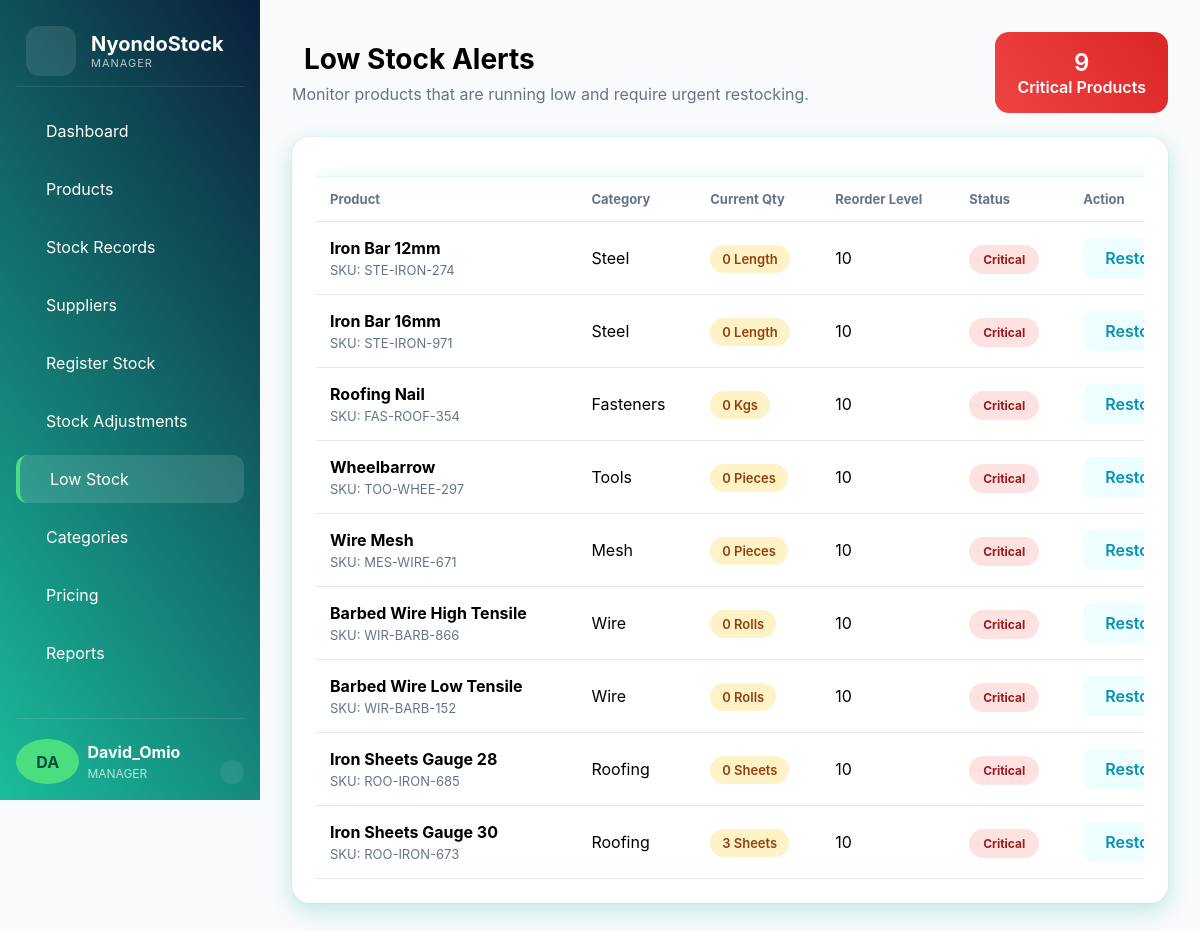
/low_stock/ (signed in), run on an earlier commit of the app's database.
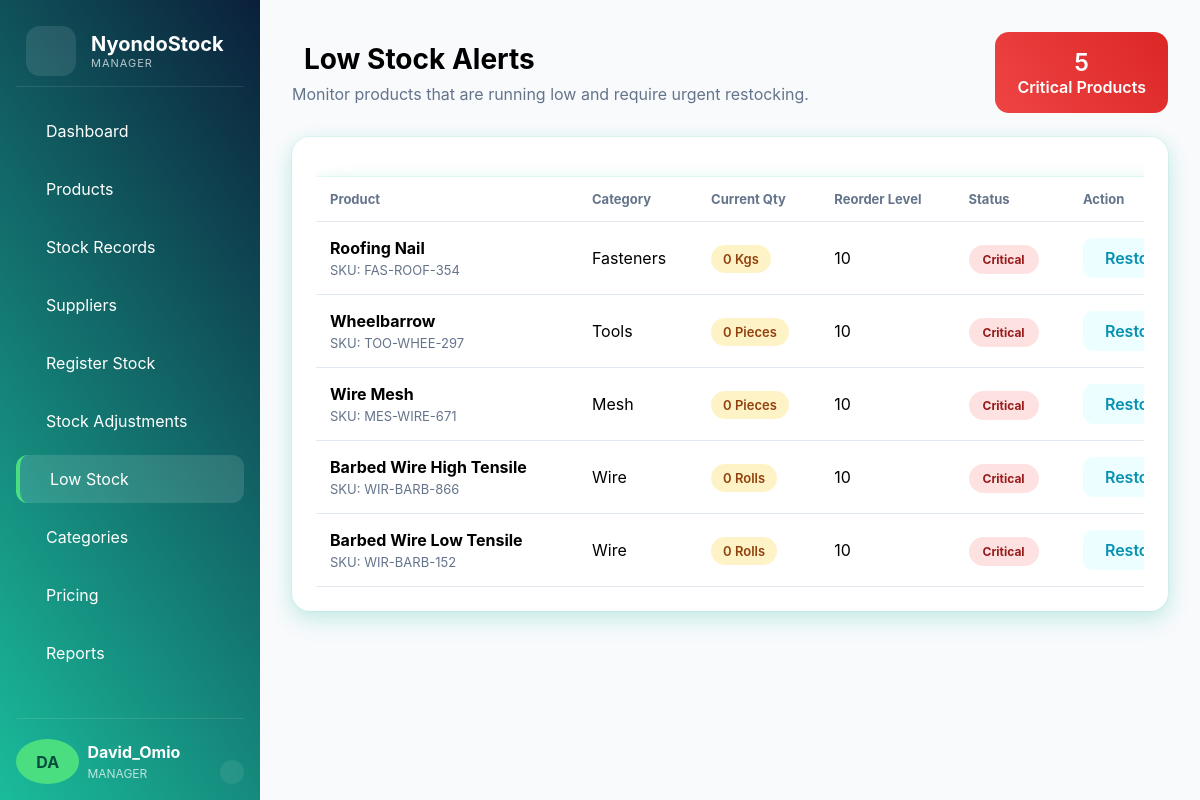
And on a later commit of the database.
### inventory_app/models.py (models this page shows, shortened)
class Product(models.Model):
    UNIT_CHOICES = [
        ('Bags', 'Bags'),
        ('Pieces', 'Pieces'),
        ('Kgs', 'Kgs'),
        ('Rolls', 'Rolls'),
        ('Tonnes', 'Tonnes'),
        ('Length', 'Length'),
        ('Sheets', 'Sheets'),
    ]
    category = models.ForeignKey(Category, on_delete=models.CASCADE)
    sku = models.CharField(max_length=50, unique=True, blank=True, null=True)
    product_name = models.CharField(max_length=100)
    unit = models.CharField(max_length=20, choices=UNIT_CHOICES)
    unit_cost = models.DecimalField(max_digits=10, decimal_places=2, default=0)
    normal_percentage = models.DecimalField(
    max_digits=5,
    decimal_places=2,
    default=25
)
    retail_percentage = models.DecimalField(
    max_digits=5,
    decimal_places=2,
    default=20
    )
    wholesale_percentage = models.DecimalField(
    max_digits=5,
    decimal_places=2,
    default=10
   )
    normal_price = models.DecimalField(max_digits=10, decimal_places=2, default=0)
    retail_price = models.DecimalField(max_digits=10, decimal_places=2, default=0)
    wholesale_price = models.DecimalField(max_digits=10, decimal_places=2, default=0)
    quantity = models.PositiveIntegerField(default=0)
    reorder_level = models.PositiveIntegerField(default=10)
    eligible_for_scheme = models.BooleanField(
    default=False)
    is_active = models.BooleanField(default=True)
    created_at = models.DateTimeField(auto_now_add=True)

class Category(models.Model):
    category_name = models.CharField(max_length=100, unique=True)

### inventory_app/views.py (the view)
# urls.py: path('low_stock/', views.low_stock,name='low_stock'),
@login_required
@allowed_roles(['ADMIN', 'MANAGER'])
def low_stock(request):
    products = Product.objects.filter(
        quantity__lte=models.F('reorder_level')
    ).order_by('quantity')
    total_low_stock = products.count()
    context = {
        'products': products,
        'total_low_stock': total_low_stock
    }
    return render(
        request,
        'manager/low_stock.html',
        context
    )

### accounts_app/context_processors.py (called while the page is built)
def user_roles(request):
    user = request.user
    if not user.is_authenticated:
        return {
            "is_admin": False,
            "is_manager": False,
            "is_attendant": False,
        }
    groups = user.groups.values_list("name", flat=True)
    return {
        "is_admin": "ADMIN" in groups,
        "is_manager": "MANAGER" in groups or "ADMIN" in groups,
        "is_attendant": "ATTENDANT" in groups or "ADMIN" in groups,
    }

### templates/manager/low_stock.html (shortened to what this page needs)
{% extends 'manager/base_manager.html' %}
{% block content %}
<div class="page-header">
    <div>
        <h1>
            Low Stock Alerts
        </h1>
        <p>
            Monitor products that are running low
            and require urgent restocking.
        </p>
    </div>
    <div class="alert-counter">
        <span>{{ total_low_stock }}</span>
        Critical Products
    </div>
</div>
<div class="card">
    <div class="table-wrapper table-responsive">
        <table>
            <thead>
                <tr>
                    <th>Product</th>
                    <th>Category</th>
                    <th>Current Qty</th>
                    <th>Reorder Level</th>
                    <th>Status</th>
                    <th>Action</th>
                </tr>
            </thead>
            <tbody>
                {% for product in products %}
                <tr>
                    <td>
                        <div class="product-info">
                            <strong>
                                {{ product.product_name }}
                            </strong>
                            <span>
                                SKU:
                                {{ product.sku }}
                            </span>
                        </div>
                    </td>
                    <td>
                        {{ product.category.category_name }}
                    </td>
                    <td>
                        <span class="qty-badge">
                            {{ product.quantity }}
                            {{ product.unit }}
                        </span>
                    </td>
                    <td>
                        {{ product.reorder_level }}
                    </td>
                    <td>
                        {% if product.quantity <= 5 %}
                            <span class="status critical">
                                Critical
                            </span>
                        {% else %}
                            <span class="status warning">
                                Low Stock
                            </span>
                        {% endif %}
                    </td>
                    <td>
                        <a
                        href="{% url 'register_stock' %}"
                        class="restock-btn">
                            Restock
                        </a>
                    </td>
                </tr>
                {% endfor %}
            </tbody>
        </table>
    </div>
</div>
{% endblock %}

What changed in the data, as far as the page shows it:
no longer on this page (row edited): Product: product_name "Iron Bar 12mm", sku "STE-IRON-274", category.category_name "Steel", quantity "0", unit "Length", reorder_level "10", shows "Critical"
no longer on this page (row edited): Product: product_name "Iron Bar 16mm", sku "STE-IRON-971", category.category_name "Steel", quantity "0", unit "Length", reorder_level "10", shows "Critical"
no longer on this page (row edited): Product: product_name "Iron Sheets Gauge 28", sku "ROO-IRON-685", category.category_name "Roofing", quantity "0", unit "Sheets", reorder_level "10", shows "Critical"
no longer on this page (row edited): Product: product_name "Iron Sheets Gauge 30", sku "ROO-IRON-673", category.category_name "Roofing", quantity "3", unit "Sheets", reorder_level "10", shows "Critical"
Also different on the page:
{{ total_low_stock }}: "9" → "5"
